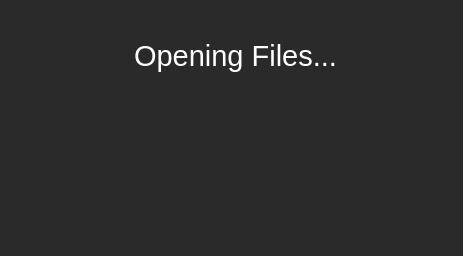
<?xml version="1.0" encoding="UTF-8"?>
<ui version="4.0">
 <class>LoadingScreen</class>
 <widget class="QWidget" name="LoadingScreen">
  <property name="geometry">
   <rect>
    <x>0</x>
    <y>0</y>
    <width>463</width>
    <height>256</height>
   </rect>
  </property>
  <property name="windowTitle">
   <string>Opening Files...</string>
  </property>
  <property name="styleSheet">
   <string notr="true">QWidget {
	background-color: rgb(42, 42, 42);
}</string>
  </property>
  <widget class="QLabel" name="saveVoiLabel">
   <property name="geometry">
    <rect>
     <x>0</x>
     <y>-10</y>
     <width>471</width>
     <height>131</height>
    </rect>
   </property>
   <property name="styleSheet">
    <string notr="true">QLabel {
	font-size: 29px;
	color: rgb(255, 255, 255);
	background-color: rgba(255, 255, 255, 0);
}</string>
   </property>
   <property name="text">
    <string>Opening Files...</string>
   </property>
   <property name="textFormat">
    <enum>Qt::AutoText</enum>
   </property>
   <property name="scaledContents">
    <bool>false</bool>
   </property>
   <property name="alignment">
    <set>Qt::AlignCenter</set>
   </property>
   <property name="wordWrap">
    <bool>true</bool>
   </property>
  </widget>
  <widget class="QLabel" name="loadingLabel">
   <property name="geometry">
    <rect>
     <x>140</x>
     <y>100</y>
     <width>181</width>
     <height>131</height>
    </rect>
   </property>
   <property name="text">
    <string/>
   </property>
   <property name="alignment">
    <set>Qt::AlignCenter</set>
   </property>
  </widget>
 </widget>
 <resources/>
 <connections/>
</ui>
